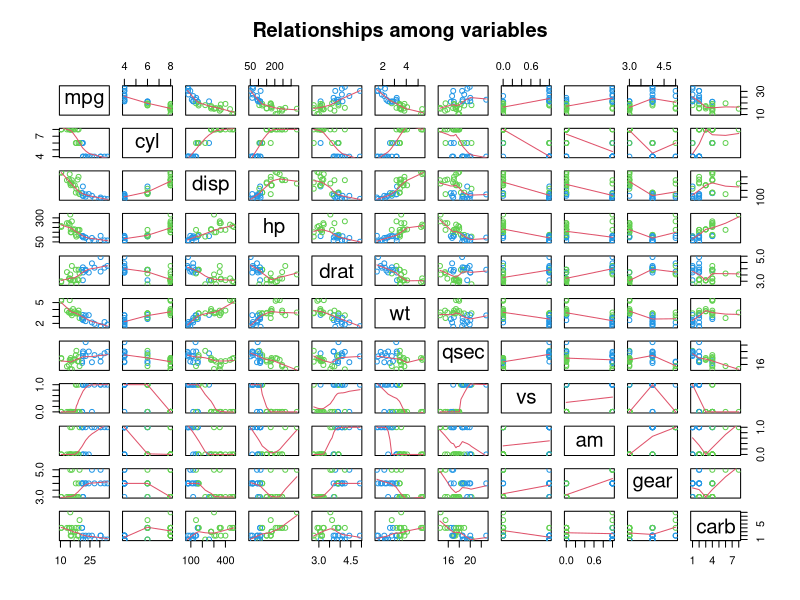
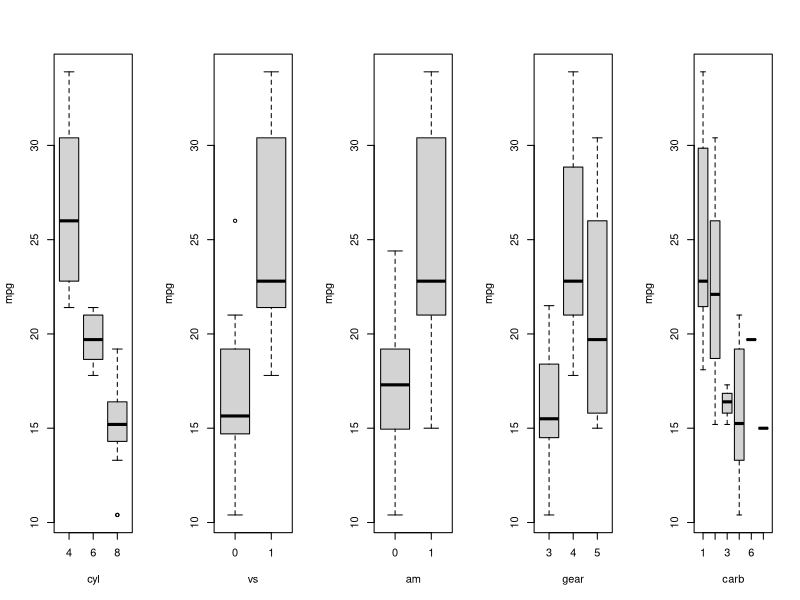
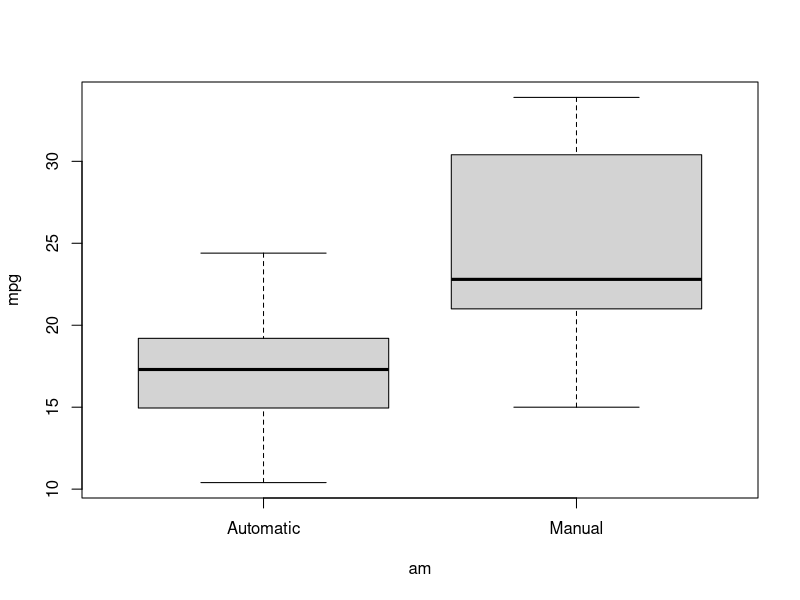

Source code (R) for these figures, in order:
## ---- chunk 1
library(datasets)
data(mtcars)
#str(mtcars)
## ---- chunk 2
library(dplyr)
## ---- chunk 3
mpgMtcars <- select(mtcars, mpg, cyl, vs, am, gear, carb)  
mpgMtcars$cyl <- as.factor(mpgMtcars$cyl)
mpgMtcars$vs <- as.factor(mpgMtcars$vs)
mpgMtcars$am <- as.factor(mpgMtcars$am)
mpgMtcars$gear <- as.factor(mpgMtcars$gear)
mpgMtcars$carb <- as.factor(mpgMtcars$carb)
#str(mpgMtcars)
## ---- chunk 4
mpgAmMtcars <- select(mtcars, mpg, am)
mpgAmMtcars$am <- factor(mpgAmMtcars$am, labels = c("Automatic", "Manual"))

# mpg vs. Automatic transmittion 
summary(mpgAutoMtcars <- subset(mpgAmMtcars, am == "Automatic"))

# mpg vs. Manual transmittion 
summary(mpgManuMtcars <- subset(mpgAmMtcars, am == "Manual"))
## ---- chunk 5
mpgAmTtest <- t.test(x = mpgAutoMtcars$mpg, 
                     y = mpgManuMtcars$mpg, paired = FALSE)
mpgAmTtest$p.value
## ---- chunk 6
fitMtcars <- lm(mpg ~ as.integer(am), data = mpgMtcars )
summary(fitMtcars)
## ---- chunk 7
require(stats);require(graphics) 
pairs(mtcars, panel=panel.smooth, main="Relationships among variables", col = 3 + (mtcars$mpg >20))
## ---- chunk 8
## boxplot for checking difference
par(mfrow = c(1,5))
boxplot(mpg ~ cyl, data = mpgMtcars, ylab = "mpg", xlab = "cyl")
boxplot(mpg ~ vs, data = mpgMtcars, ylab = "mpg", xlab = "vs")
boxplot(mpg ~ am, data = mpgMtcars, ylab = "mpg", xlab = "am")
boxplot(mpg ~ gear, data = mpgMtcars, ylab = "mpg", xlab = "gear")
boxplot(mpg ~ carb, data = mpgMtcars, ylab = "mpg", xlab = "carb")
## ---- chunk 9
mpgAmMtcars <- select(mtcars, mpg, am)
mpgAmMtcars$am <- factor(mpgAmMtcars$am, labels = c("Automatic", "Manual"))
par(mfrow = c(1,1))
boxplot(mpg ~ am, data = mpgAmMtcars, ylab = "mpg", xlab = "am")
